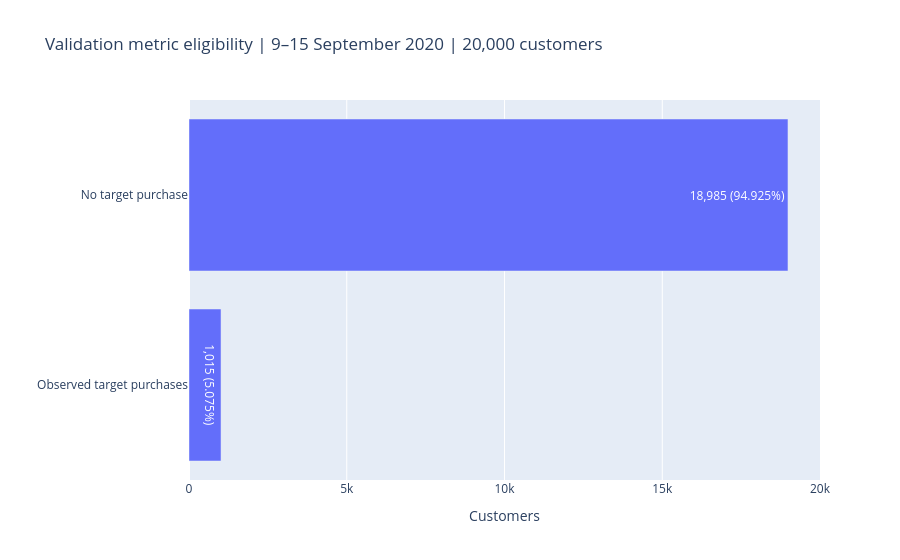

Notebook source saved alongside this figure:
### Code cell
import plotly.express as px

n_with_target = int(validation_population["has_target_purchase"].sum())
n_without_target = len(validation_population) - n_with_target

eligibility_summary = pd.DataFrame({
    "status": ["Observed target purchases", "No target purchase"],
    "customers": [n_with_target, n_without_target],
})
eligibility_summary["share_pct"] = (
    100 * eligibility_summary["customers"] / len(validation_population)
)

# Reconcile with the saved notebook 03 reference.
assert len(validation_target_transactions) == 3_454
assert len(validation_targets) == 3_073
assert n_with_target == 1_015
assert n_without_target == 18_985

print(eligibility_summary.to_string(index=False))

fig = px.bar(
    eligibility_summary,
    x="customers",
    y="status",
    orientation="h",
    text=[
        f"{count:,} ({share:.3f}%)"
        for count, share in zip(
            eligibility_summary["customers"], eligibility_summary["share_pct"]
        )
    ],
    labels={"customers": "Customers", "status": ""},
    title="Validation metric eligibility | 9–15 September 2020 | 20,000 customers",
)
fig.update_layout(
    xaxis_range=[0, len(validation_population)],
    showlegend=False,
)
fig.show(renderer="plotly_mimetype+png", config={"displaylogo": False})

### Figure 1 — Plotly figure (JSON) as saved in the notebook; plotly's stock layout.template omitted (floating-point values rounded to 4 significant figures)
{"data": [{"hovertemplate": "Customers=%{x}<br>=%{y}<br>text=%{text}<extra></extra>", "legendgroup": "", "marker": {"color": "#636efa", "pattern": {"shape": ""}}, "name": "", "orientation": "h", "showlegend": false, "text": ["1,015 (5.075%)", "18,985 (94.925%)"], "textposition": "auto", "type": "bar", "x": [1015, 18985], "xaxis": "x", "y": ["Observed target purchases", "No target purchase"], "yaxis": "y"}], "layout": {"barmode": "relative", "legend": {"tracegroupgap": 0}, "showlegend": false, "title": {"text": "Validation metric eligibility | 9–15 September 2020 | 20,000 customers"}, "xaxis": {"anchor": "y", "domain": [0, 1], "range": [0, 20000], "title": {"text": "Customers"}}, "yaxis": {"anchor": "x", "domain": [0, 1], "title": {"text": ""}}}}
